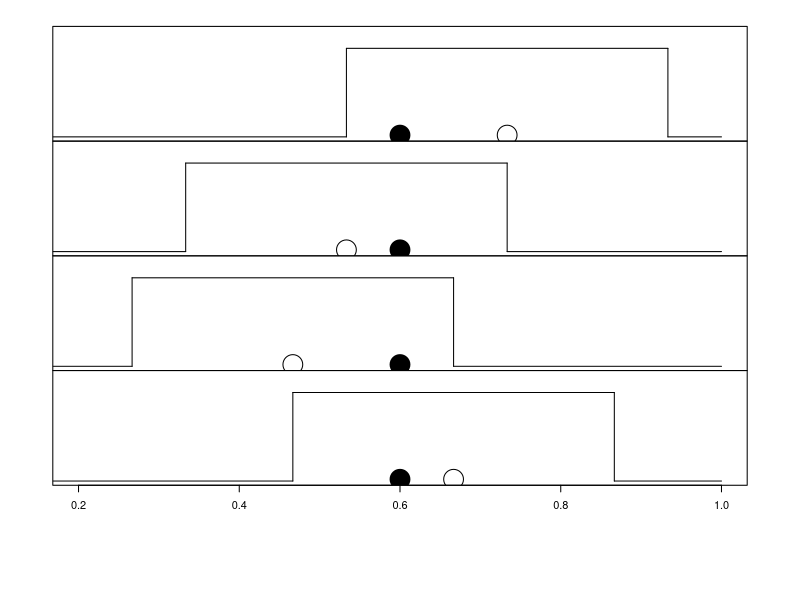
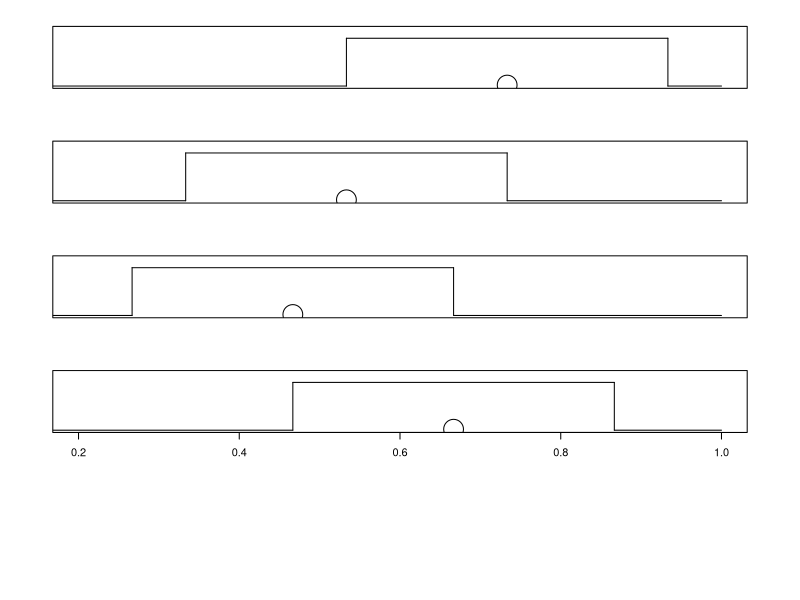

Write the R code that produced these figures, in order.
p <- 0.6
N <- 30
H <- 0.2
set.seed(12)
y <- rep(NA, 4)
png('bayes_example_11.png', width = 700, height = 1000)
par(mfrow=c(5,1), oma=c(0,2,2,2), mar = c(0,2,0,2))
for(i in 1:4){
  y[i] <- rbinom(1, N, p)/N
  plot(y[i],0.1, xlim = c(0.2,1), ylim = c(0,6), xlab = ' ', ylab = ' ', axes = F, cex = 4)
  points(p, 0.1, cex=4, pch = 19)
  lines(c((y[i]-H),(y[i]+H)), c(5,5))
  lines(c((y[i]-H),(y[i]-H)), c(0,5))
  lines(c((y[i]+H),(y[i]+H)), c(0,5))
  lines(c(0,y[i]-H),c(0,0))
  lines(c(y[i]+H,1),c(0,0))
  box()
}
axis(1)
dev.off()

set.seed(12)
y <- rep(NA, 4)
png('bayes_example_12.png', width = 700, height = 1000)
par(mfrow=c(5,1), oma=c(0,2,2,2), mar = c(4,2,0,2))
for(i in 1:4){
  y[i] <- rbinom(1, N, p)/N
  plot(y[i],0.1, xlim = c(0.2,1), ylim = c(0,6), xlab = ' ', ylab = ' ', axes = F, cex = 4)
  # points(p, 0.1, cex=4, pch = 19)
  lines(c((y[i]-H),(y[i]+H)), c(5,5))
  lines(c((y[i]-H),(y[i]-H)), c(0,5))
  lines(c((y[i]+H),(y[i]+H)), c(0,5))
  lines(c(0,y[i]-H),c(0,0))
  lines(c(y[i]+H,1),c(0,0))
  box()
}
#plot(y,0.1, xlim = c(0.2,1), ylim = c(0,6), xlab = ' ', ylab = ' ', axes = F, cex = 4)
axis(1)
dev.off()